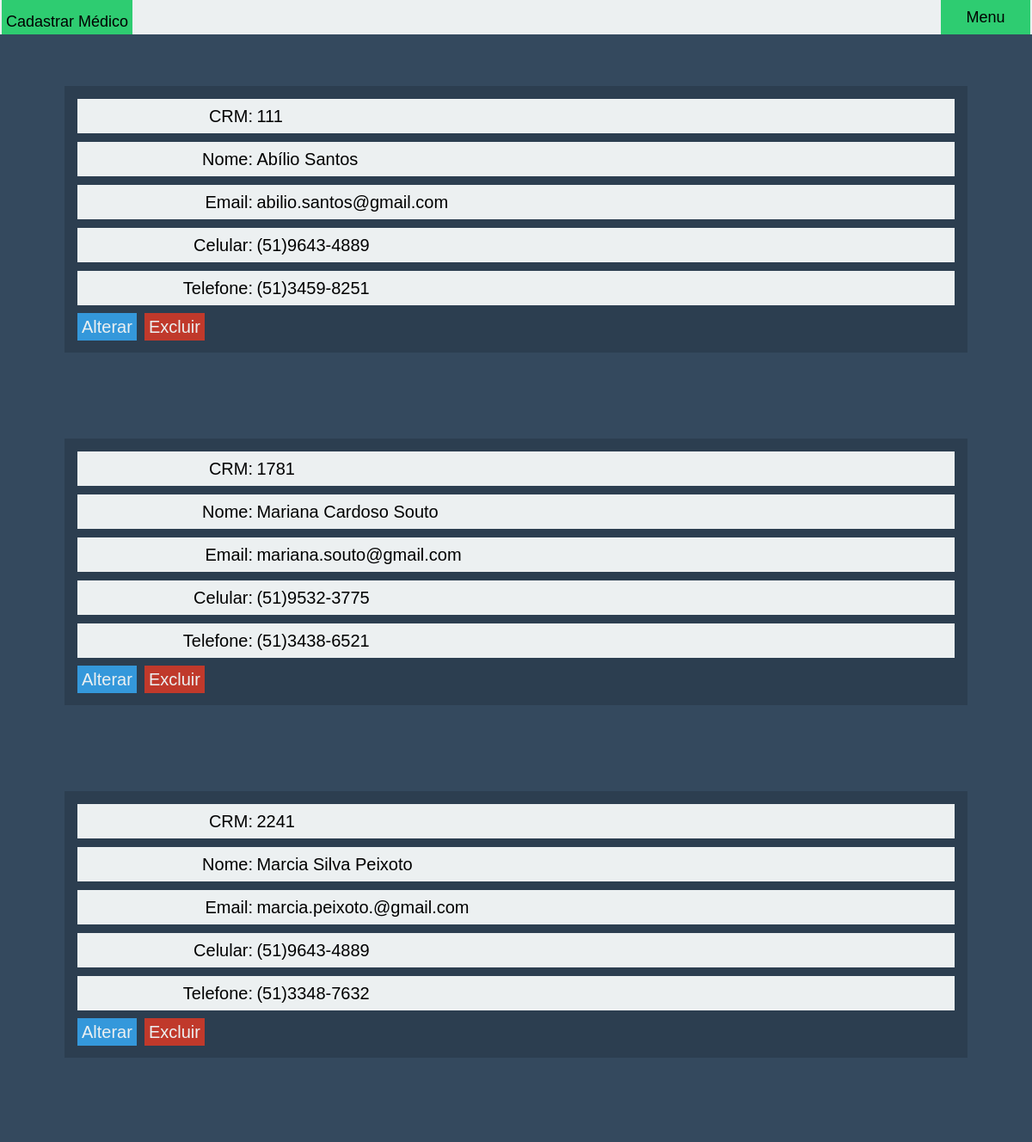
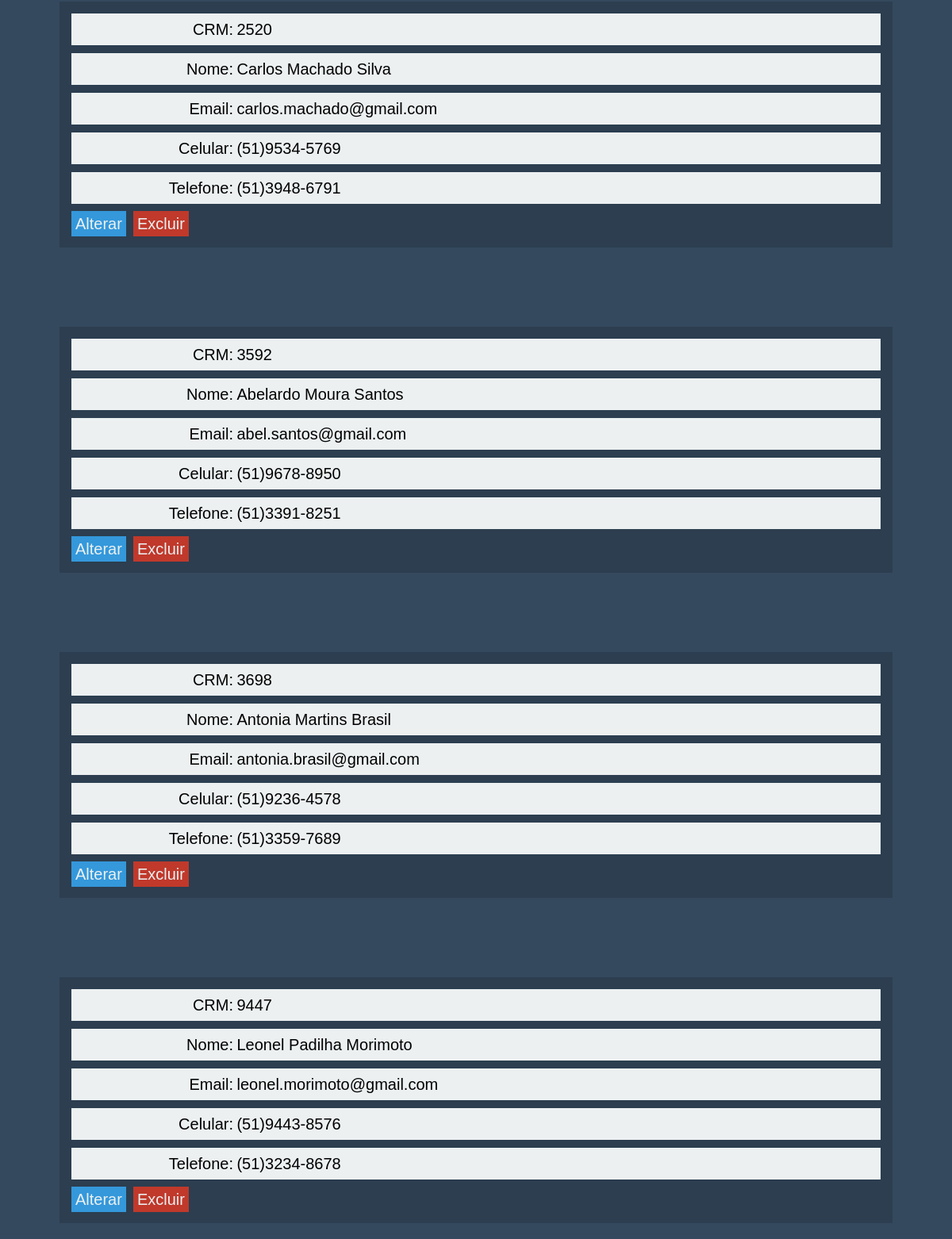
/view/medico.php (signed in), run on the app's committed database (2 pictures, top to bottom).
### tables this page shows
CREATE TABLE MEDICO(
crm bigint not null auto_increment,
nome varchar(80),
telefone varchar(10),
celular varchar(10),
email varchar(60),
cod_usuario bigint,

constraint PK_MEDICO primary key (crm),
constraint FK_MEDICO_USUARIO foreign key (cod_usuario) references USUARIO(cod_usuario)
)CHARSET='utf8';

### controller/MedicoCtr.class.php (called while the page is built, shortened)
<?php
include_once '../model/bo/MedicoBo.class.php';
class MedicoCtr{
	private $bo;
	public function __construct(){
		$this->bo = new MedicoBo();
	}
	public function getLista(){
		return $this->bo->getLista();
	}
}
?>

### model/bo/MedicoBo.class.php (called while the page is built, shortened)
<?php
class MedicoBo{
	private $dao;
	public function __construct(){
		$this->dao = new MedicoDao();
	}
	public function getLista(){
		$fields = "crm, nome, telefone, email, celular ";
		$filter = "";
		$this->dao->find($fields, $filter);
		return $this->dao->getResultSet();
	}
}
?>

### model/dao/Dao.class.php (called while the page is built, shortened)
<?php
abstract class Dao {
    private $tableName;
	private $rs;
	public function __construct($tableName){
		include_once('Connection.class.php');
		$this->tableName = $tableName;
	}
	public function find($columns, $filter){
	  try
	  {
		$sql = "SELECT $columns FROM $this->tableName $filter";
		$this->rs = Connection::getConn()->query($sql);
		$this->rowsSelAffected = $this->rs->rowCount();
		return $this->rowsSelAffected;
	  }
	  catch(Exception $ex){
			throw($ex);
		}
	}
	public function getResultSet(){
	  try
	  {
		$return = NULL;
		while($row=$this->rs->fetch()){
			$return[] = $row;
		}
		return $return;
	  }
	  catch(Exception $ex){
			throw($ex);
		}
	}
}
?>

### model/dao/Connection.class.php (called while the page is built)
<?php
class Connection {
	private static $conn;
	private static $hostname		="localhost";
	private static $dataBaseName	="JOHAN_YASSER_INTERDIS";
	private static $userName		="admin";
	private static $pwd				="masterkey";
	private static $dataBaseType	="mysql";
public static function connect(){
		try
		{
			self::$conn = new
			 PDO(self::$dataBaseType.":host=".
			 self::$hostname.";dbname=".
			 self::$dataBaseName,
			 self::$userName,
			 self::$pwd);
		}
		catch(Exception $ex)
		{
			throw $ex;
		}
	}
	public static function getConn(){
		return self::$conn;
	}
	public static function disconnect(){
		self::$conn=null;
	}
}
?>

### view/medico.php (the view, shortened to what this page needs)
<html>
<head>
	<link rel="stylesheet" href="css/main.css" type="text/css">
	<link rel="stylesheet" href="css/crud.css" type="text/css">
	<link rel="stylesheet" href="css/cadastro.css" type="text/css">
	<?php include_once '../controller/MedicoCtr.class.php'; ?>
</head>
<body>
	<header>
		<form action="cadastrarMedico.php" method="post">
			<input type="submit" name="adicionar" class="form-component button button-add" value="Cadastrar Médico"/>
			<span class="button to-right"><a href="menu.php"> Menu </a></span>
		</form>
	</header>
	<?php
	try{
		$ctr = new MedicoCtr();
		$medicos = $ctr->getLista();
		if($medicos != NULL){
			foreach($medicos as $medico){
				?>
				<article id="form-wraper">
					<div class="form-group">
						<label>CRM:</label>
						<span class="input crm"><?php echo $medico['crm'];?></span>
					</div>
					<div class="form-group">
						<label>Nome:</label>
						<span class="input"><?php echo $medico['nome'];?></span>
					</div>
					<div class="form-group">
						<label>Email:</label>
						<span class="input"><?php echo $medico['email'];?></span>
					</div>
					<div class="form-group">
						<label>Celular:</label>
						<span class="input celular"><?php echo $medico['celular'];?></span>
					</div>
					<div class="form-group">
						<label>Telefone:</label>
						<span id="telefone" class="input telefone"><?php echo $medico['telefone'];?></span>
					</div>
					<span class='form-component table-column list-button update'><a href= <?php echo "cadastrarMedico.php?id=" . $medico['crm'];?> >Alterar</a></span>
					<span class='form-component table-column list-button delete'><a href= <?php echo "excluirMedico.php?id=" . $medico['crm'];?> >Excluir</a></span>
				</article>
				<?php
			}
		}else{
			?> <div class='message success' > Não há médicos na lista.</div><?php
		}
	}catch(Exception $ex){
		?>
		<div class="message fail"> <?php echo $ex->getMessage(); ?></div>
		<?php
	}
	?>
</body>
</html>

### view/css/main.css (style rules this page uses)
body,html { padding:0; margin: 0; }
body { background-color: #34495e; }
.form-component { font-size: 20px; height: 32px; font-size: 20px; font-family: inherit; color:#2c3e50; }
.button { background-color: #2ecc71; border: 0; font-size:18px; font-family: sans-serif; width: 100px; font-weight: lighter; margin-left : 2px; margin-right : 2px; padding-left : 2px; padding-right: 2px; text-align: center; color: inherit; display: inline-block; line-height: 40px; }
.button a { color: inherit; text-decoration: none; display: inline-block; padding: 0; margin: 0; color: inherit; vertical-align: center; }
.to-right { float: right; }

### view/css/crud.css (style rules this page uses)
header { background-color: #ecf0f1; width: 100%; height: 40px; position: fixed; top:0; text-align: center; }
header form { width: 100%; height: 30px; }
.button-add { float: left; vertical-align: bottom; width: auto; height: 40px; margin-right: 15px; padding: 5px; }
.list-button { height: 30px; line-height: 30px; vertical-align: center; cursor: pointer; padding: 5px; margin-right: 5px; font-family: sans-serif; font-weight: lighter; }
.list-button a { color: inherit; text-decoration: none; }
.delete { background-color: #c0392b; color: #ecf0f1; }
.update { background-color: #3498db; color: #ecf0f1; height: 30px; line-height: 30px; vertical-align: center; cursor: pointer; }

### view/css/cadastro.css (style rules this page uses)
#form-wraper { width: 85%; margin:0 auto; margin-top: 100px; top: 50%; padding: 15px; background-color: #2c3e50; margin-bottom: 20px; }
.form-group { background-color: #ecf0f1; font-family: sans-serif; font-weight: lighter; margin-bottom: 10px; height: 40px; line-height: 40px; }
.form-group label { display: inline-block; width: 20%; text-align: right; font-size: 20px; vertical-align: center; }
.form-group input, .form-group .input { border:0; width: 70%; background-color: inherit; font-weight: lighter; font-size: 20px; vertical-align: center; font-family: sans-serif; }

### data on the page
medico: crm "111", nome "Abílio Santos", email "abilio.santos@gmail.com"
medico: crm "1781", nome "Mariana Cardoso Souto", email "mariana.souto@gmail.com"
medico: crm "2241", nome "Marcia Silva Peixoto", email "marcia.peixoto.@gmail.com"
medico: crm "2520", nome "Carlos Machado Silva", email "carlos.machado@gmail.com"
medico: crm "3592", nome "Abelardo Moura Santos", email "abel.santos@gmail.com"
medico: crm "3698", nome "Antonia Martins Brasil", email "antonia.brasil@gmail.com"
medico: crm "9447", nome "Leonel Padilha Morimoto", email "leonel.morimoto@gmail.com"
